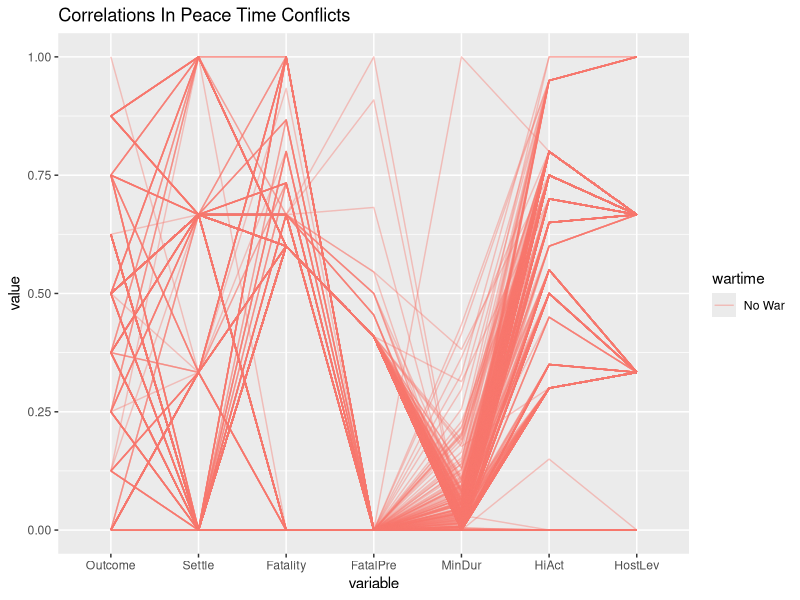
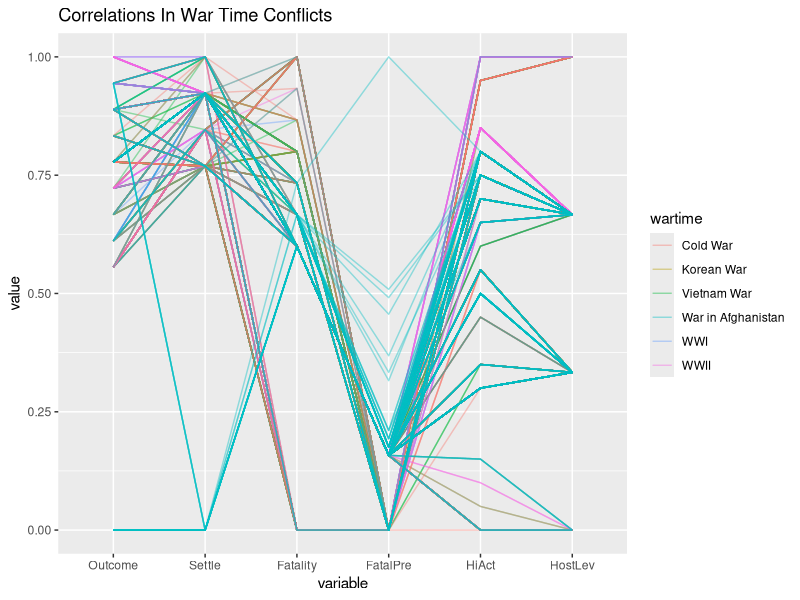

Reproduce these figures in R, in order. (Note: this script raises an error after producing the figures.)
## ---- chunk 1
library(ggplot2)
library(dplyr)
library(RColorBrewer)
library(GGally)

path = "/home/vaguiar/col_hw/vis_hw/final/data/"
MIDA = read.csv(file="./data/MID/MIDA_4.01.csv", sep= ",")
MIDB = read.csv(file="./data/MID/MIDB_4.01.csv", sep= ",")

war_year <- function(x){
  if(x >= 1914 & x <= 1918)
   return('WWI')
  if(x >= 1939 & x <= 1945)
   return('WWII')
  if(x >= 1950 & x <= 1953)
   return('Korean War')
  if(x >= 1955 & x <= 1975)
   return('Vietnam War')
  if(x >= 1947 & x <= 1991)
   return('Cold War')
  if(x >= 2001 & x <= 2010)
   return('War in Afghanistan')
  else
    return('No War')
}

MIDA$wartime <- sapply(MIDA$StYear, war_year)

##PCP PLot 
alphabending = 0.4
war <- ggparcoord(MIDA[MIDA$StYear>1900 & MIDA$wartime!='No War',], columns = c(9:12, 15:16), 
                  scale = "uniminmax", 
                  alphaLines = alphabending,
                  groupColumn = "wartime", 
                  title="Correlations In War Time Conflicts")
peace <- ggparcoord(MIDA[MIDA$StYear>1900 & MIDA$wartime=='No War',], columns = c(9:12, 14:16), 
                  scale = "uniminmax",
                  alphaLines = alphabending,
                  groupColumn = "wartime", 
                  title="Correlations In Peace Time Conflicts")
grid.arrange(war, peace, nrow = 2)  
## ---- chunk 2

# Overlay w/ rectangle theme
y2_high =9
d = data.frame(x1=c(1914,1939, 1947, 1950, 1955, 2001), x2=c(1918, 1945, 1991, 1953, 1975, 2010), y1=c(0,0,0,0,0,0), y2=c(y2_high,y2_high,y2_high,y2_high,y2_high,y2_high), Conflict=c("WWI", "WWII", "Cold War", "Korean War", "Vietnam War", "Afghanistan War"), r=c(1,2,3,4,5,6))


#Using distinct color palette
cols <- colorRampPalette(brewer.pal(12, "Paired"))
myPal <- cols(length(unique(nat_top10_exp$statename)))

#Adding Labels for Facet titles
facet_names <- as_labeller(c(
  '0' = "None",
  '1' = "1-25 deaths",
  '2' = "26-100 deaths",
  '3' = "101-250 deaths",
  '4' = "251-500 deaths",
  '5' = "501-999 deaths",
  '6' = "More than 999 deaths",
  '-9' = "Missing Data"
))

ggplot() + 
  geom_bar(data=MIDA[MIDA$EndYear>1900 & MIDA$Fatality!=0 & MIDA$Fatality!=-9,], aes(x = EndYear),   stat="count") +
  facet_wrap(~Fatality, nrow= 8, labeller=facet_names) +
  scale_fill_manual(values = myPal) +
  geom_rect(data=d, mapping=aes(xmin=x1, xmax=x2, ymin=y1, ymax=y2, fill=Conflict), alpha=0.15) +
  ggtitle("Number Of Disputes With Fatalities By Year") +
  xlab("End Year") +
  ylab("Count")

## ---- chunk 3

# Overlay w/ rectangle theme
y2_high = 9
d = data.frame(x1=c(1914,1939, 1947, 1950, 1955, 2001), x2=c(1918, 1945, 1991, 1953, 1975, 2010), y1=c(0,0,0,0,0,0), y2=c(y2_high,y2_high,y2_high,y2_high,y2_high,y2_high), Conflict=c("WWI", "WWII", "Cold War", "Korean War", "Vietnam War", "Afghanistan War"), r=c(1,2,3,4,5,6))


#Adding Labels for Facet titles
facet_names <- as_labeller(c(
  '1' = "Negotiated",
  '2' = "Imposed",
  '3' = "None",
  '4' = "Unclear",
  '-9' = "Missing Data"
))

ggplot() + 
  geom_bar(data=MIDA[MIDA$EndYear>1900 & MIDA$Settle!=3 & MIDA$Settle!='-9', ], aes(x = EndYear), stat="count") +
  facet_wrap(~Settle, nrow= 5, labeller=facet_names) +
  scale_fill_manual(values = myPal) +
  geom_rect(data=d, mapping=aes(xmin=x1, xmax=x2, ymin=y1, ymax=y2, fill=Conflict), alpha=0.15) +
  ggtitle("Number Of Disputes With Settlement Outcomes By Year") +
  xlab("End Year") +
  ylab("Count")
## ---- chunk 4

# Overlay w/ rectangle theme
y2_high =65
d = data.frame(x1=c(1914,1939, 1947, 1950, 1955, 2001), x2=c(1918, 1945, 1991, 1953, 1975, 2010), y1=c(0,0,0,0,0,0), y2=c(y2_high,y2_high,y2_high,y2_high,y2_high,y2_high), Conflict=c("WWI", "WWII", "Cold War", "Korean War", "Vietnam War", "Afghanistan War"), r=c(1,2,3,4,5,6))

MIDA_o <- filter(MIDA, MIDA$Outcome %in% c(1,2,3,4,5,6,8,-9))
war_outcome <- function(x){
  if(x ==2)
   return(1)
  if(x == 4)
   return(3)
  else
    return(x)
}

MIDA_o$WarOutcome <- sapply(MIDA_o$Outcome, war_outcome)


#Adding Labels for Facet titles
facet_names <- as_labeller(c(
  '1' = "Victory For Either Side",
  '3' = "Yield By Either Side",
  '5' = "Stalemate",
  '6' = "Compromise", 
  '8' = "Unclear",
  '-9' = "Missing Data"
))

ggplot() + 
  geom_bar(data=MIDA_o[MIDA_o$EndYear>1900 & MIDA_o$WarOutcome!='-9' , ], 
  aes(x = EndYear), stat="count") +
  facet_wrap(~WarOutcome, nrow= 5, labeller=facet_names) +
  scale_fill_manual(values = myPal) +
  geom_rect(data=d, mapping=aes(xmin=x1, xmax=x2, ymin=y1, ymax=y2, fill=Conflict), alpha=0.15) +
  ggtitle("Number Of Disputes With Outcomes By Year") +
  xlab("End Year") +
  ylab("Count")
